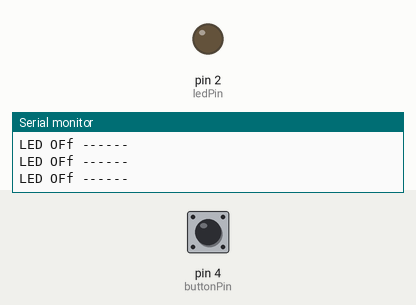
Simulated run of this sketch. Board: Arduino Uno, built with avr-gcc and run on an emulated ATmega328P. Shown: output pins drawn as LEDs (lit = HIGH), the last lines printed to the serial monitor. Dashed ring = blinking. The inputs (shaded band) are chosen by the test bench; at power-on: pin 4 (buttonPin) LOW.

Above: at 1.2 s.
1.3 s: pin 4 (buttonPin) pulled HIGH for 0.15 s
At 1.39 s:
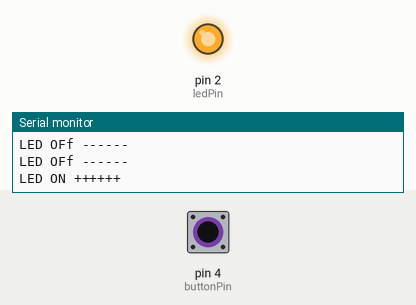
2.9 s: pin 4 (buttonPin) pulled HIGH for 0.15 s
At 4.1 s:
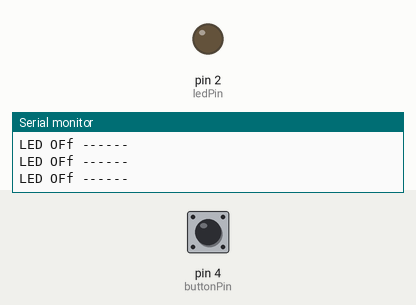
6.0 s: pin 4 (buttonPin) pulsed HIGH 2 times (0.12 s each, 0.3 s apart)
At 6.36 s:
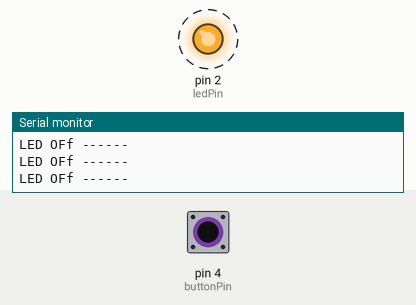
9.6 s: pin 4 (buttonPin) pulled HIGH for 3.2 s
At 10.5 s:
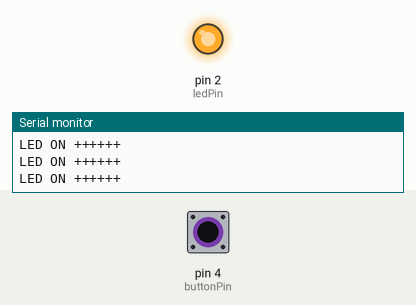
14.3 s: pin 4 (buttonPin) pulsed HIGH 5 times (0.12 s each, 0.3 s apart)
At 16.4 s:
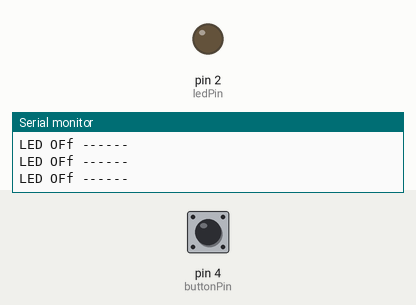
Timing chart, 0 to 17.9 s (numbered marks = the images above; inputs shaded):
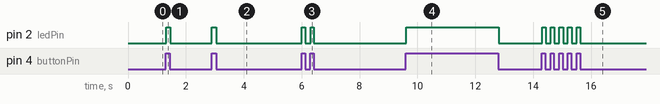

Measured:
- after the input at 1.3 s, pin 2 (ledPin): LOW → HIGH at once, → LOW 0.14 s later
- after the input at 2.9 s, pin 2 (ledPin): LOW → HIGH at once, → LOW 0.16 s later
- after the input at 6.0 s, pin 2 (ledPin): alternates HIGH for 0.12 s and LOW for 0.18 s, 4 changes in all, then stays LOW, starting at once
- after the input at 9.6 s, pin 2 (ledPin): LOW → HIGH at once, → LOW 3.2 s later
- after the input at 14.3 s, pin 2 (ledPin): alternates HIGH for 0.12 s and LOW for 0.17 s, 10 changes in all, then stays LOW, starting at once

The sketch:

LED_BTN1.ino
```cpp
const int ledPin = 2;
const int buttonPin = 4;

int buttonState = 0;

void setup()
{

  Serial.begin(9600);
  pinMode(ledPin, OUTPUT);
  pinMode(buttonPin, INPUT);
}

void loop()
{
  buttonState = digitalRead(buttonPin);

  if (buttonState == HIGH)
  {
    digitalWrite(ledPin, HIGH);
    Serial.println("LED ON ++++++");

  }
  else
  {
    digitalWrite(ledPin, LOW);
    Serial.println("LED OFf ------");
  }
}
```
